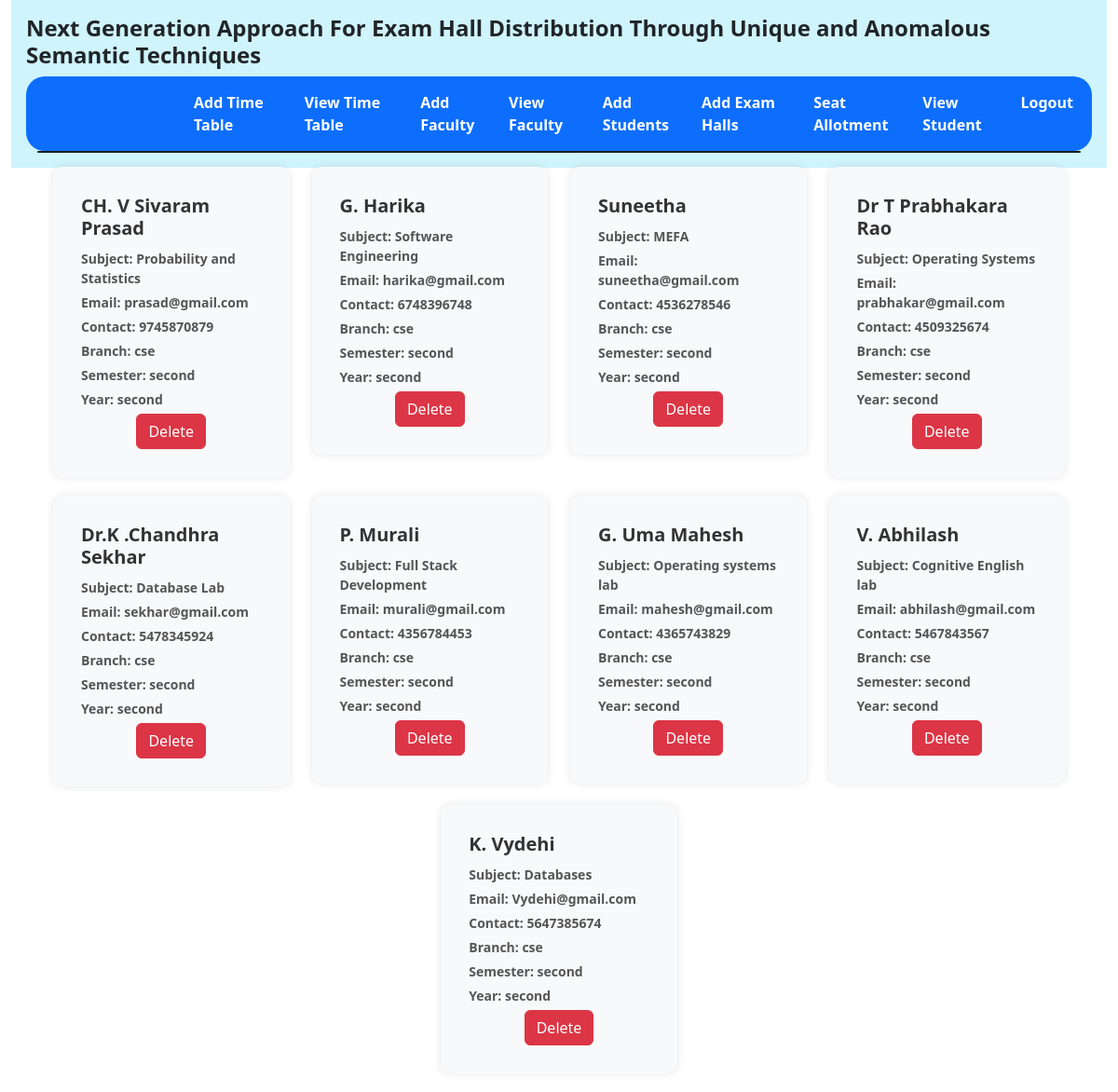
Screenshot of /viewfaculty with the database file from the repository.
### adminapp/models.py (models this page shows)
class AddFaculty(models.Model):
    name = models.CharField(max_length=10, null=True)
    email = models.EmailField(max_length=10, null=True)
    contact = models.CharField(max_length=10, null=True)
    branch = models.CharField(max_length=10, null=True)
    subject = models.CharField(max_length=10, null=True)
    semester = models.CharField(max_length=10, null=True)
    year = models.CharField(max_length=10, null=True)
    image = models.FileField(
        upload_to=os.path.join("static", "faculty"))
    profilename = models.CharField(null=True, max_length=50)
    password = models.CharField(max_length=20, null=True)
    class Meta:
        db_table = "Addfaculty"

### adminapp/views.py (the view)
# urls.py: path('viewfaculty', views.viewfaculty, name="viewfaculty"),
def viewfaculty(req):
    all_faculty = AddFaculty.objects.all()
    return render(req, VIEWFACULTYPAGE, {'all_faculties': all_faculty})

### templates/viewfaculty.html (shortened to what this page needs)
{% extends "adminhome.html" %}
{% block content %}
<div class="card-img-overlay">
    <div class="row justify-content-center">
        {% for i in all_faculties %}
        <div class="col-md-3">
            <div class="faculty-card">
                <div class="faculty-card-body">
                    <h6 class="faculty-card-title">{{ i.name }}</h6>
                    <b><p class="faculty-card-details">Subject: {{i.subject}}</p>
                    <p class="faculty-card-details">Email: {{ i.email }}</p>
                    <p class="faculty-card-details">Contact: {{i.contact}}</p>
                    <p class="faculty-card-details">Branch: {{ i.branch }}</p>
                    <p class="faculty-card-details">Semester: {{i.semester}}</p>
                    <p class="faculty-card-details">Year: {{i.year}}</p></b>
                    <center><a href="{% url 'deletefaculty' i.id %}" class="btn btn-danger">Delete</a></center>
                </div>
            </div>
        </div>
        {% endfor %}
    </div>
</div>
{% endblock %}

### templates/viewfaculty.html (style rules this page uses)
.faculty-card { background-color: #f8f9fa; border-radius: 10px; box-shadow: 0 0 10px rgba(0, 0, 0, 0.1); margin-bottom: 20px; }
.faculty-card-body { padding: 30px; }
.faculty-card-title { font-size: 20px; font-weight: bold; color: #333; margin-bottom: 10px; }
.faculty-card-details { font-size: 14px; color: #555; margin-bottom: 5px; }

### rows the page displays
AddFaculty: name "CH. V Sivaram Prasad", subject "Probability and Statistics", email "prasad@gmail.com", contact "9745870879", branch "cse", semester "second", year "second"
AddFaculty: name "G. Harika", subject "Software Engineering", email "harika@gmail.com", contact "6748396748", branch "cse", semester "second", year "second"
AddFaculty: name "Suneetha", subject "MEFA", email "suneetha@gmail.com", contact "4536278546", branch "cse", semester "second", year "second"
AddFaculty: name "Dr T Prabhakara Rao", subject "Operating Systems", email "prabhakar@gmail.com", contact "4509325674", branch "cse", semester "second", year "second"
AddFaculty: name "Dr.K .Chandhra Sekhar", subject "Database Lab", email "sekhar@gmail.com", contact "5478345924", branch "cse", semester "second", year "second"
AddFaculty: name "P. Murali", subject "Full Stack Development", email "murali@gmail.com", contact "4356784453", branch "cse", semester "second", year "second"
AddFaculty: name "G. Uma Mahesh", subject "Operating systems lab", email "mahesh@gmail.com", contact "4365743829", branch "cse", semester "second", year "second"
AddFaculty: name "V. Abhilash", subject "Cognitive English lab", email "abhilash@gmail.com", contact "5467843567", branch "cse", semester "second", year "second"
AddFaculty: name "K. Vydehi", subject "Databases", email "Vydehi@gmail.com", contact "5647385674", branch "cse", semester "second", year "second"
